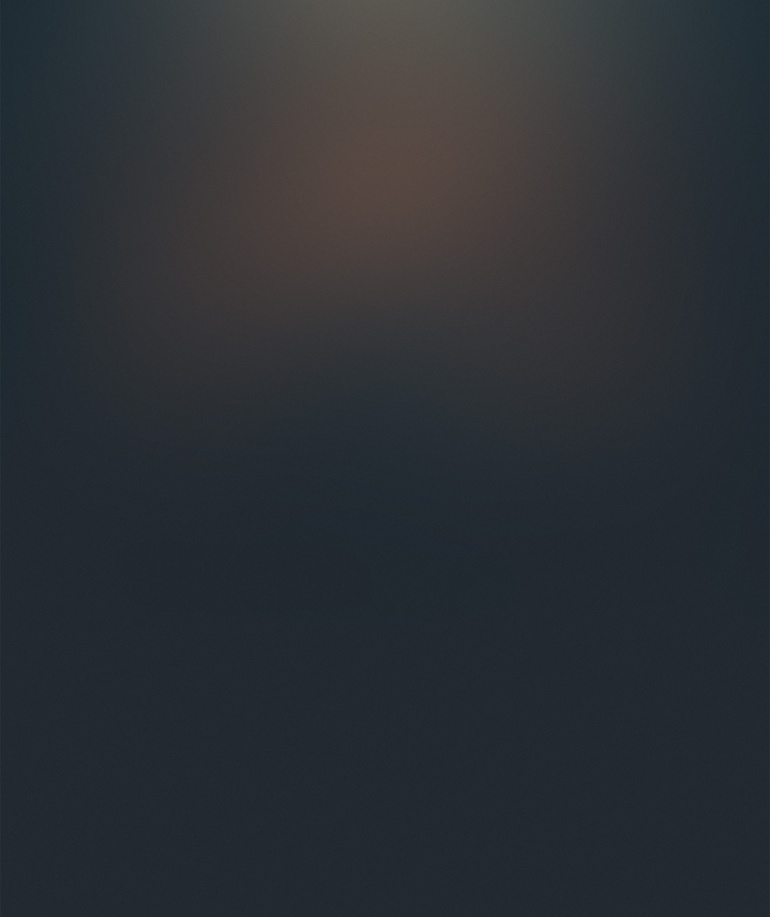
#> input picture images/bg.jpg, 770 x 917 px, shrunk from 1680 x 2000 before the run, given in place of the camera
$ python histogram_video.py
#> lines starting #> are read from the running program, lines starting #| are printed output that depends on the picture
import numpy as np
import cv2

cap = cv2.VideoCapture()

cap.open(1)

if not cap.isOpened():
    print('[ERROR]: Camera is unavailable')
    exit(0)

width = int(cap.get(cv2.CAP_PROP_FRAME_WIDTH))
height = int(cap.get(cv2.CAP_PROP_FRAME_HEIGHT))

print('height = {}, width = {}'.format(height, width))

nbins = 256

while True:
    ret, frame = cap.read()
#> frame is the input picture: shape (917, 770, 3); mean B, G, R 53.4, 48.1, 43.7

    # convert the frame to black and white and then to floating point
    frame_gray = cv2.cvtColor(frame, cv2.COLOR_BGR2GRAY)

    # calculate the histogram
    hist = cv2.calcHist([frame_gray], [0], None, [nbins], [0, 256])
#> hist = 256 values, max 171211 at index 40, min 0 at index 0, mean 2758.2

    # calculate the accumulated histogram
    accum_hist = []
    accum_hist.append(int(hist[0]))
    for i in range(1, len(hist)):
        accum_hist.append(accum_hist[i - 1] + int(hist[i]))
#> after the loop, accum_hist = 256 values from 0 to 706090

    # equalize the image
    eq_frame_gray = cv2.equalizeHist(frame_gray)
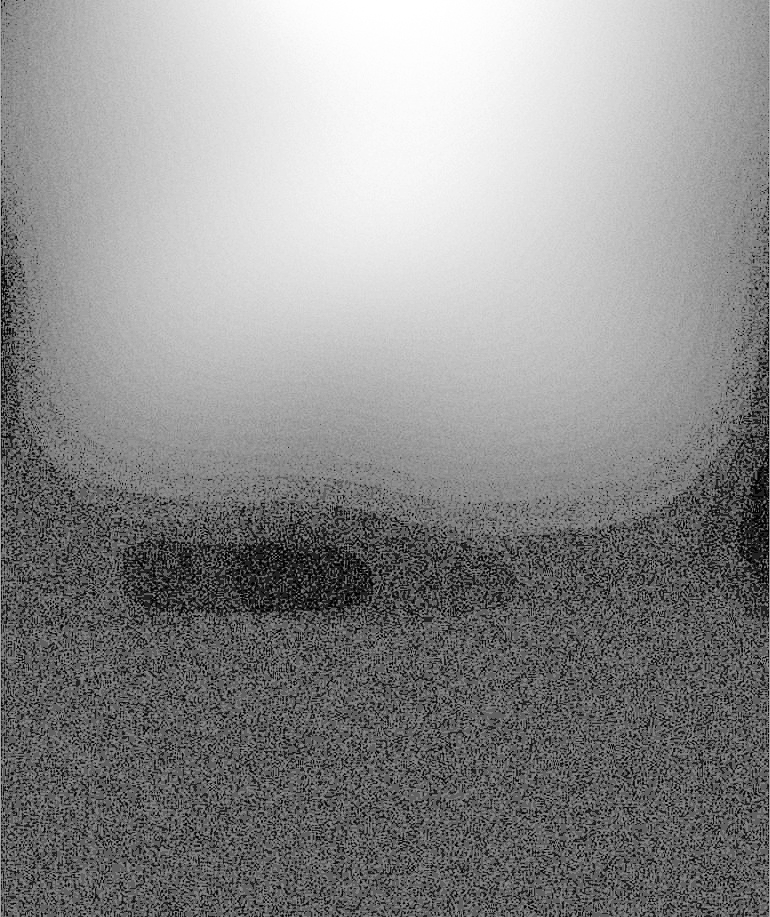
#> eq_frame_gray: shape (917, 770); min 0, max 255, mean 140

    cv2.imshow('Original', frame_gray)
    cv2.imshow('Equalized', eq_frame_gray)

    # wait for a key to be pressed
    key = cv2.waitKey(1) & 0xFF
#> (key Esc is pressed here)
    # if the esc key is pressed, close without saving
    if key == 27:
        break
    # if the space bar is pressed, save and close
    # elif key == 32:
    #     break

cap.release()
cv2.destroyAllWindows()

$ run again, on images/pic01.jpg
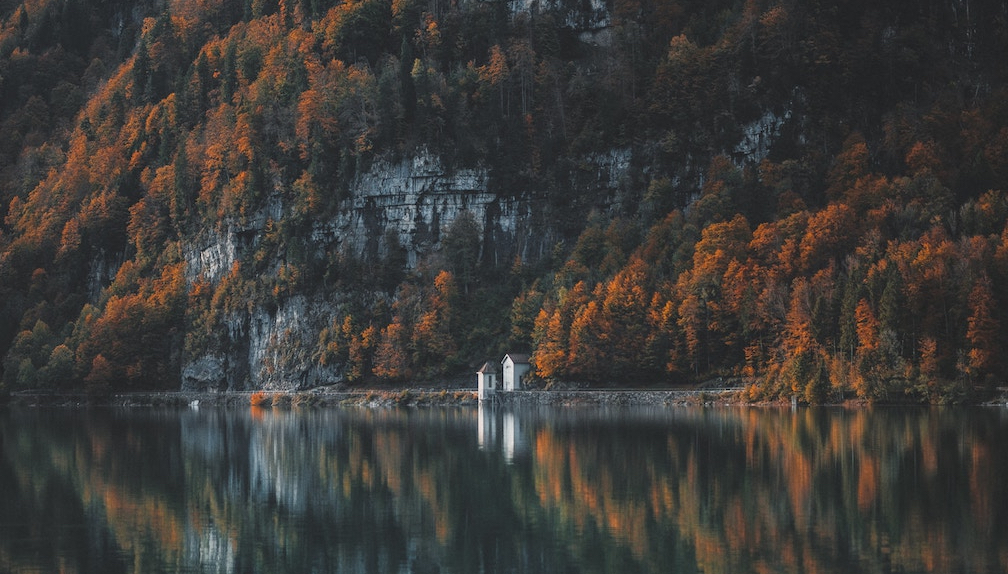
#> input picture images/pic01.jpg, 1008 x 574 px, given in place of the camera
#> frame is the input picture: shape (574, 1008, 3); mean B, G, R 57.1, 59.4, 61.2
#> `frame_gray = cv2.cvtColor(frame, cv2.COLOR_BGR2GRAY)`:
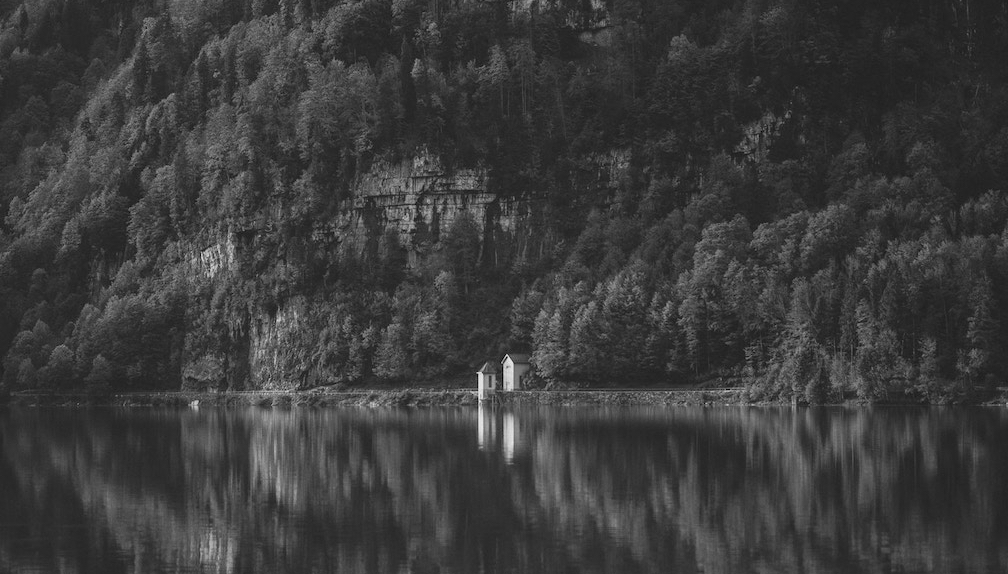
#> frame_gray: shape (574, 1008); min 0, max 236, mean 59.7
#> hist = 256 values, max 19718 at index 43, min 0 at index 235, mean 2260.1
#> after the loop `for i in range(1, len(hist)):`: accum_hist = 256 values from 1 to 578592
#> `eq_frame_gray = cv2.equalizeHist(frame_gray)`:
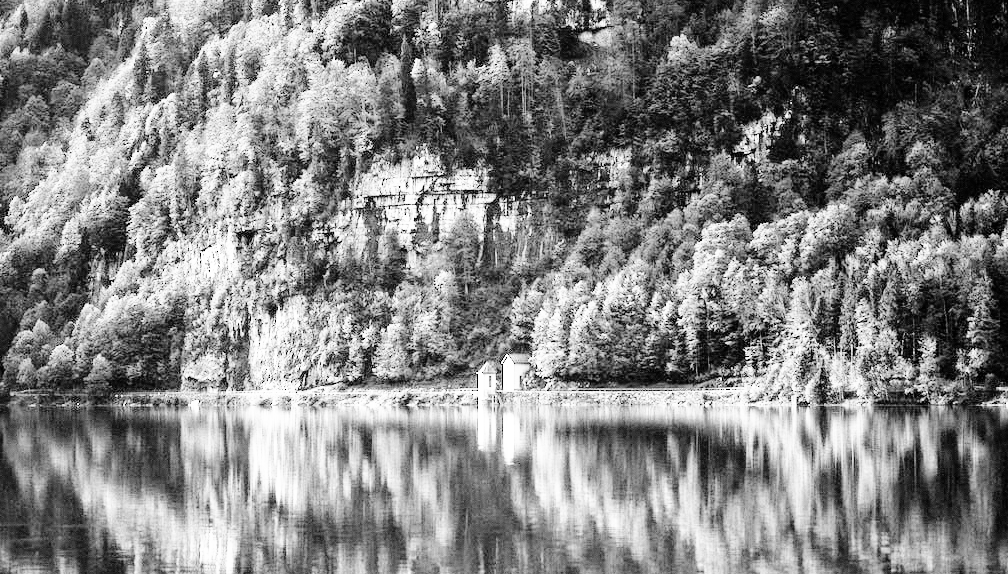
#> eq_frame_gray: shape (574, 1008); min 0, max 255, mean 130.1
